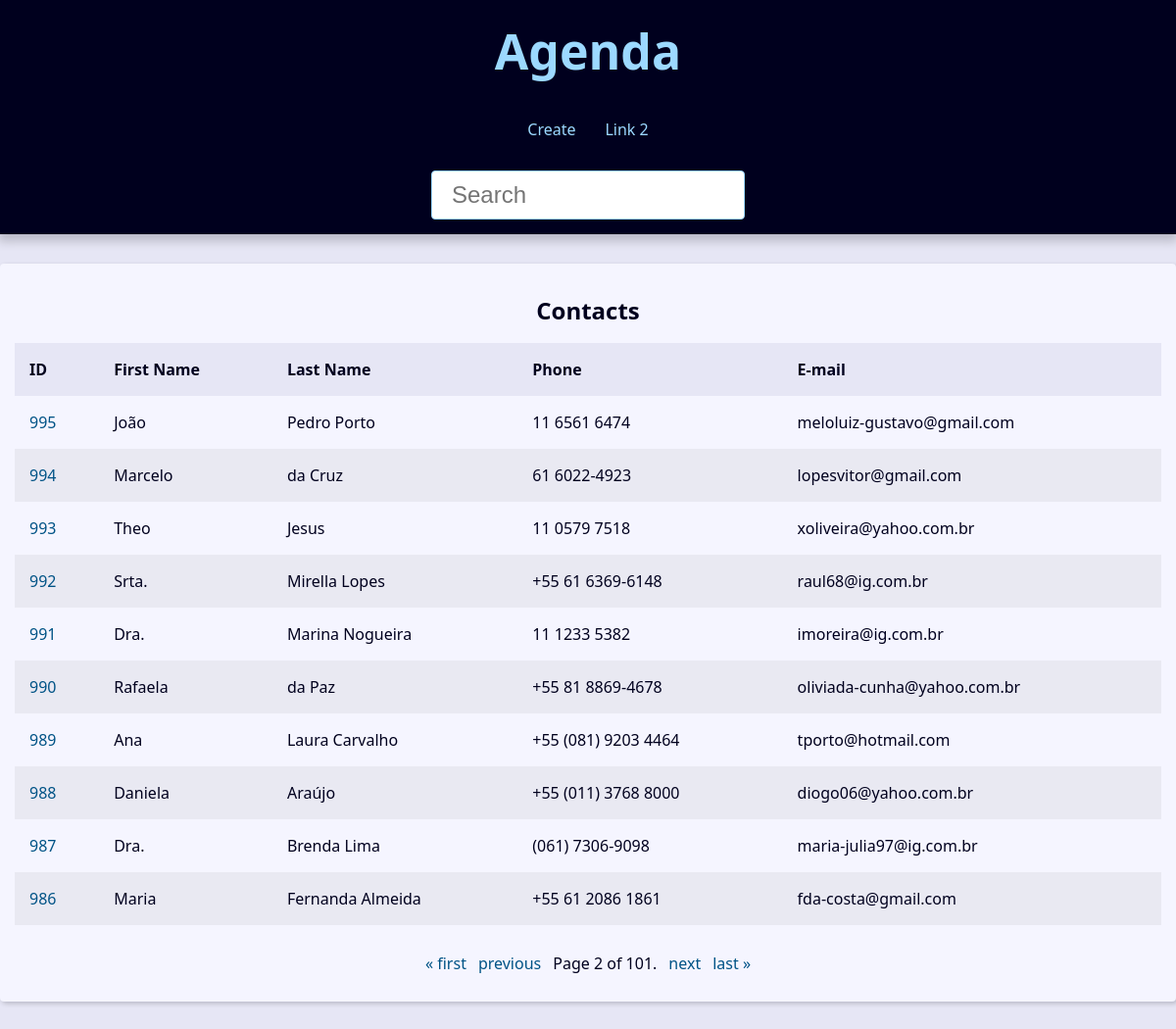
The page /?page=2&q= on the database its author committed.
### contact/models.py (models this page shows, shortened)
class Contact(models.Model):
    first_name = models.CharField(max_length=50)
    last_name = models.CharField(max_length=50, blank=True)
    phone = models.CharField(max_length=50)
    email = models.EmailField(max_length=254)
    created_date = models.DateTimeField(default=timezone.now)
    description = models.TextField(blank=True)
    show = models.BooleanField(default=True)
    picture = models.ImageField(blank=True, upload_to='pictures/%Y/%m/')
    category = models.ForeignKey(
        Category,
        on_delete=models.SET_NULL,
        blank=True, null=True,
    )
    owner = models.ForeignKey(
        User,
        on_delete=models.SET_NULL,
        blank=True, null=True,
    )

### contact/views/contact_views.py (the view)
# urls.py: path('', views.index, name='index'),
def index(request):
    contacts = Contact.objects\
        .filter(show=True)\
        .order_by('-id')
    paginator = Paginator(contacts, 10)
    page_number = request.GET.get("page")
    page_obj = paginator.get_page(page_number)
    context = {
        'page_obj': page_obj,
        'site_title': 'Contatos - ',
    }
    return render(
        request,
        'contact/index.html',
        context,
    )

### contact/templates/contact/index.html
{% extends 'global/base.html' %}
{% block content %}
{% if page_obj %}
    <div class="responsive-table">
        <table class="contacts-table">
            <caption class ="table-caption">
                Contacts
            </caption>
            <thead>
                <tr class="table-row table-row-header">
                    <th class="table-header">ID</th>
                    <th class="table-header">First Name</th>
                    <th class="table-header">Last Name</th>
                    <th class="table-header">Phone</th>
                    <th class="table-header">E-mail</th>
                </tr>
            </thead>
            <tbody>
                {% for contact in page_obj  %}
                    <tr class="table-row">
                        <td class="table-cel">
                            <a
                                class="table-link"
                                href="{% url 'contact:contact' contact.id %}"
                            >
                                {{ contact.id }}
                            </a>
                        </td>
                        <td class="table-cel">
                            {{ contact.first_name }}
                        </td>
                        <td class="table-cel">
                            {{ contact.last_name }}
                        </td>
                        <td class="table-cel">
                            {{ contact.phone }}
                        </td>
                        <td class="table-cel">
                            {{ contact.email }}
                        </td>
                    </tr>
                {% endfor %}
            </tbody>
        </table>
    </div>
{% else %}
            <div class="single-contact">
        <h1 class="single-contact-name">
            Nenhum contato encontrado
        </h1>
    </div>
{% endif %}
{% endblock content %}

### base_static/global/css/style.css (style rules this page uses)
:root { --spacing: 1.5rem; --link-dark-color: rgb(0, 83, 134); --link-light-color: rgb(156, 217, 255); --clr-white: rgb(245, 245, 255); --clr-black: rgb(0, 0, 30); --clr-light-gray: rgb(230, 230, 245); --clr-dark-shadow-5: rgba(0, 0, 10, 5%); --clr-dark-shadow-10: rgba(0, 0, 10, 10%); --clr-dark-shadow-20: rgba(0, 0, 10, 20%); --clr-light-shadow-5: rgba(200, 200, 255, 5%); --clr-light-shadow-10: rgba(200, 200, 255, 10%); --clr-light-shadow-20: rgba(200, 200, 255, 20%); --main-page-width: 120rem; --table-min-width: 60rem; --biggest-font-size: 5rem; --bigger-font-size: 4rem; --big-font-size: 3.2rem; --medium-font-size: 2.4rem; --small-font-size: 1.6rem; --smaller-font-size: 1.4rem; --smallest-font-size: 1.2rem; --transition-fast: 300ms; --transition-medium: 600ms; --transition-slow: 1s; --default-border-radius: 4px; }
*, *::before, *::after { margin: 0; padding: 0; box-sizing: border-box; }
html { font-size: 62.5%; }
body { font-family: system-ui, -apple-system, BlinkMacSystemFont, 'Segoe UI', Roboto, Oxygen, Ubuntu, Cantarell, 'Open Sans', 'Helvetica Neue', sans-serif; line-height: 1.5; font-size: var(--small-font-size); color: var(--clr-black); -webkit-font-smoothing: antialiased; background: var(--clr-light-gray); }
.responsive-table { width: 100%; overflow-x: auto; }
.contacts-table { width: 100%; min-width: var(--table-min-width); border-collapse: collapse; }
.table-caption { font-size: var(--medium-font-size); font-weight: bold; padding: var(--spacing); }
.table-row { text-align: left; text-overflow: ellipsis; transition: background-color var(--transition-fast) ease-in-out; }
.table-row:nth-of-type(2n) { background: var(--clr-dark-shadow-5); }
.table-row-header { background: var(--clr-light-gray); color: var(--clr-black); }
.table-cel, .table-header { padding: var(--spacing); }
.table-link { color: var(--link-dark-color); transition: color var(--transition-fast) ease-in-out; text-decoration: none; }

### rows shown on the page
Contact: id "995", first_name "João", last_name "Pedro Porto", phone "11 6561 6474", email "meloluiz-gustavo@gmail.com"
Contact: id "994", first_name "Marcelo", last_name "da Cruz", phone "61 6022-4923", email "lopesvitor@gmail.com"
Contact: id "993", first_name "Theo", last_name "Jesus", phone "11 0579 7518", email "xoliveira@yahoo.com.br"
Contact: id "992", first_name "Srta.", last_name "Mirella Lopes", phone "+55 61 6369-6148", email "raul68@ig.com.br"
Contact: id "991", first_name "Dra.", last_name "Marina Nogueira", phone "11 1233 5382", email "imoreira@ig.com.br"
Contact: id "990", first_name "Rafaela", last_name "da Paz", phone "+55 81 8869-4678", email "oliviada-cunha@yahoo.com.br"
Contact: id "989", first_name "Ana", last_name "Laura Carvalho", phone "+55 (081) 9203 4464", email "tporto@hotmail.com"
Contact: id "988", first_name "Daniela", last_name "Araújo", phone "+55 (011) 3768 8000", email "diogo06@yahoo.com.br"
Contact: id "987", first_name "Dra.", last_name "Brenda Lima", phone "(061) 7306-9098", email "maria-julia97@ig.com.br"
Contact: id "986", first_name "Maria", last_name "Fernanda Almeida", phone "+55 61 2086 1861", email "fda-costa@gmail.com"

### other values the page prints
{{ page_obj.number }} "2"
{{ page_obj.paginator.num_pages }} "101"
